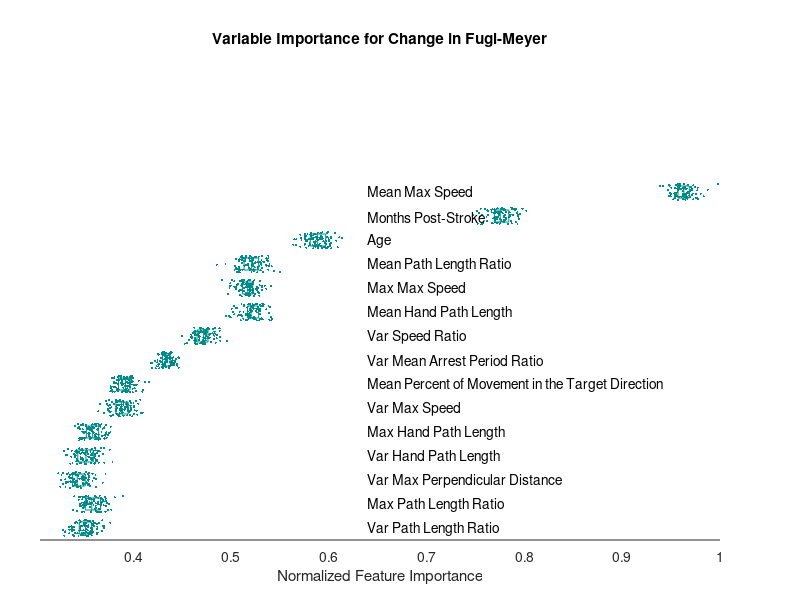
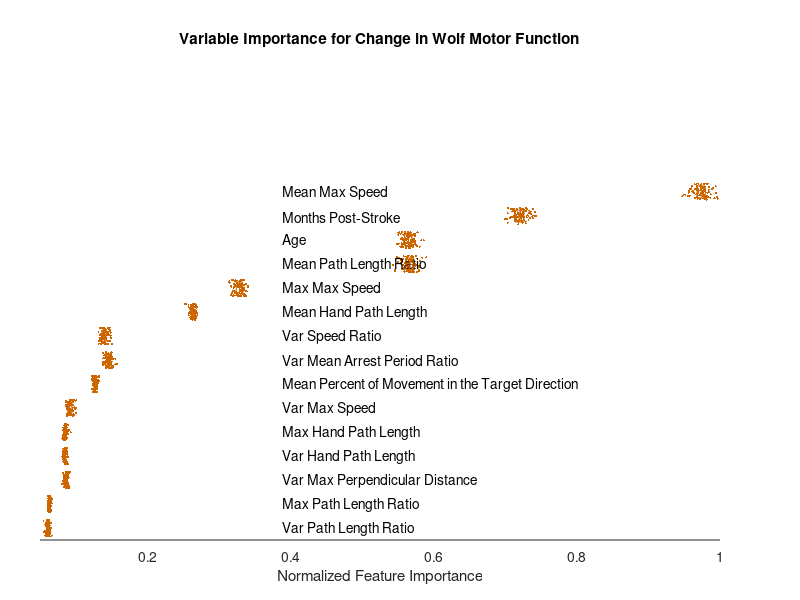

Write the MATLAB code that produced these figures, in order.
% This script takes the results of the R models (LASSO, RF) with ranks for
% both Fugl-Meyer (FM) and Wolf (WO).

%% data prep
load('R_results.mat')

% convert data type so it's more usable

gg = struct2cell(FM_Lin_LASSO_sort);
gg = gg';
FM_LASSO = cell2mat(gg);

gg = struct2cell(FM_Lin_RF_sort);
gg = gg';
FM_RF = cell2mat(gg);

gg = struct2cell(Wolf_Lin_LASSO_sort);
gg = gg';
WO_LASSO = cell2mat(gg);
trash = WO_LASSO(2,:);
WO_LASSO(2,:) = WO_LASSO(11,:);
WO_LASSO(11,:) = trash;

trash = rnam3{2};
rnam3{2} = rnam3{11};
rnam3{11} = trash;

gg = struct2cell(Wolf_Lin_RF_sort);
gg = gg';
WO_RF = cell2mat(gg);

%% colormaps
% Frequency of selection will be conveyed through patches behind the plot,
% with the darker patches correlating with more frequent selection. so
% first we need to create a colormap:

% start values are the base values for colors here
% Red for Fugl-Meyer (matching R plots)
% start 238 59 59
% end 251 208 208
map = zeros(100,3);
map(:,1) = linspace(251/255,238/255,100);
map(:,2) = linspace(208/255,150/255,100);
map(:,3) = linspace(208/255,150/255,100);
mapComp = ones(100,3)-map;
% Green for Wolf (to match R plots)
% start 85 107 47
% end 232 239 220
map2 = zeros(100,3);
map2(:,1) = linspace(232/255,176/255,100);
map2(:,2) = linspace(222/255,200/255,100);
map2(:,3) = linspace(220/255,97/255,100);
map2Comp = ones(100,3)-map2;
%% plotting Random Forests Fugl-Meyer

% box limits
Y = prctile(FM_RF,[25 50 75],2); % calculate 25% 50% 75% for each feature
xmax = ceil(max(max(FM_RF)));
xmin = floor(min(min(FM_RF(1:15,:))));
Y = Y/xmax;
figure(1)
clf
set(gca,'Position',[.05 .1 .85 .8])
hold on
for i = 1:15
    nrow = size(FM_RF,1);
    % center of box at nrow-i+0.5
    ymid = (nrow-i)+0.5;
    for j = 1:100
        yy = ymid + ((rand-0.5)*.7); % add noise to y-value
        plot(FM_RF(i,j)/xmax,yy,'.','Color',[0 139/255 139/255],'MarkerSize',5);
    end
    text(xmin/xmax*2.1,ymid,rnam2{i},'HorizontalAlignment','left');
    % now plot the box for each value
    line([Y(i,1) Y(i,3)],[ymid-0.25 ymid-0.25],'Color',[0 139/255 139/255]);
    line([Y(i,1) Y(i,1)],[ymid-0.25 ymid+0.25],'Color',[0 139/255 139/255]);
    line([Y(i,3) Y(i,3)],[ymid-0.25 ymid+0.25],'Color',[0 139/255 139/255]);
    line([Y(i,3) Y(i,1)],[ymid+0.25 ymid+0.25],'Color',[0 139/255 139/255]);
    line([Y(i,2) Y(i,2)],[ymid-0.25 ymid+0.25],'Color',[0 139/255 139/255]); % Median
end
box off
set(gca,'color','none','YColor','none','Ticklength', [0 0])
xlim([xmin/xmax 1])
xlabel('Normalized Feature Importance')
title('Variable Importance for Change in Fugl-Meyer')
%% plotting Random Forests Wolf

% box limits
Y = prctile(WO_RF,[25 50 75],2); % calculate 25% 50% 75% for each feature
xmax = ceil(max(max(WO_RF)));
xmin = floor(min(min(WO_RF(1:15,:))));
Y = Y/xmax;
figure(2)
clf
set(gca,'Position',[.05 .1 .85 .8])
hold on
for i = 1:15
    nrow = size(WO_RF,1);
    % center of box at nrow-i+0.5
    ymid = (nrow-i)+0.5;
    for j = 1:100
        yy = ymid + ((rand-0.5)*.7); % add noise to y-value
        plot(WO_RF(i,j)/xmax,yy,'.','Color',[205/255 102/255 0],'MarkerSize',5);
    end
    text(xmin/xmax*8,ymid,rnam2{i},'HorizontalAlignment','left');
    % now plot the box for each value
    line([Y(i,1) Y(i,3)],[ymid-0.25 ymid-0.25],'Color',[205/255 102/255 0]);
    line([Y(i,1) Y(i,1)],[ymid-0.25 ymid+0.25],'Color',[205/255 102/255 0]);
    line([Y(i,3) Y(i,3)],[ymid-0.25 ymid+0.25],'Color',[205/255 102/255 0]);
    line([Y(i,3) Y(i,1)],[ymid+0.25 ymid+0.25],'Color',[205/255 102/255 0]);
    line([Y(i,2) Y(i,2)],[ymid-0.25 ymid+0.25],'Color',[205/255 102/255 0]); % Median
end
box off
set(gca,'color','none','YColor','none','Ticklength', [0 0])
xlim([xmin/xmax 1])
xlabel('Normalized Feature Importance')
title('Variable Importance for Change in Wolf Motor Function')
